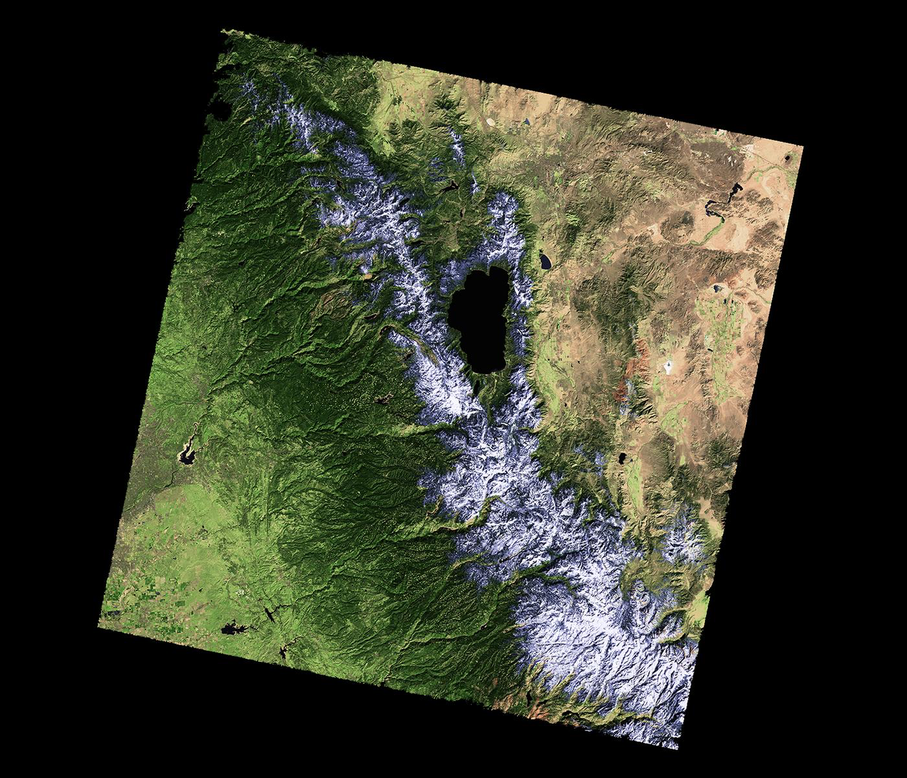
#> input picture caDrought2014.png, 907 x 778 px, shrunk from 1400 x 1200 before the run
$ python Assignment33.py
#> lines starting #> are read from the running program, lines starting #| are printed output that depends on the picture
#Name: Debasree Sen
#Email: debasree.sen63@myhunter.cuny.edu

import matplotlib.pyplot as plt

inpt = str(input("Enter image: "))
#> the answer given: caDrought2014.png
output = str(input("File output name: "))
#> the answer given: out.png

img = plt.imread(inpt)
#> img is the input picture: shape (778, 907, 3) float32; mean R, G, B 0.206, 0.219, 0.162

height = img.shape[0]
#> height = 778
width = img.shape[1]
#> width = 907
img2 = img[height//2:, :width//2]
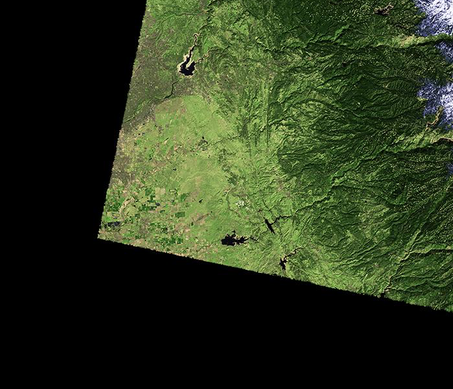
#> img2: shape (389, 453, 3) float32; mean R, G, B 0.172, 0.215, 0.116

plt.imsave(output, img2)
